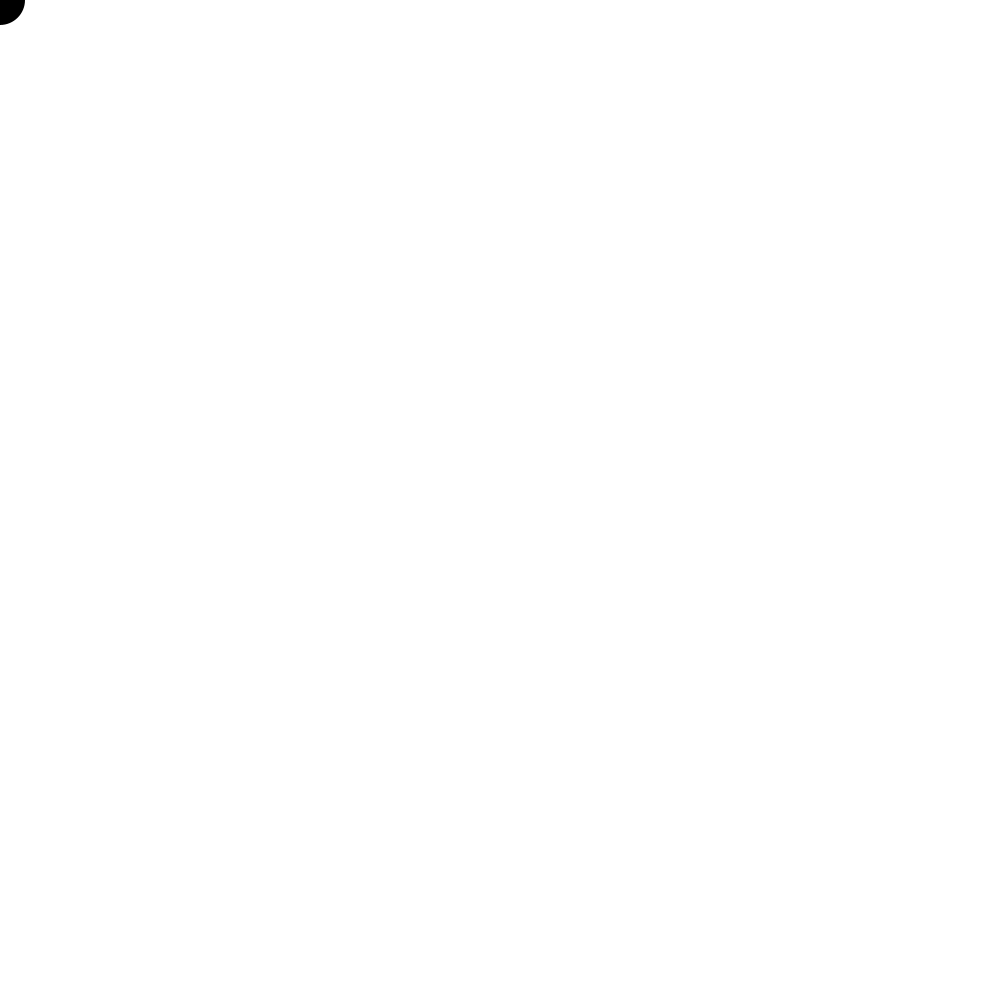
Frame 1 (no input)
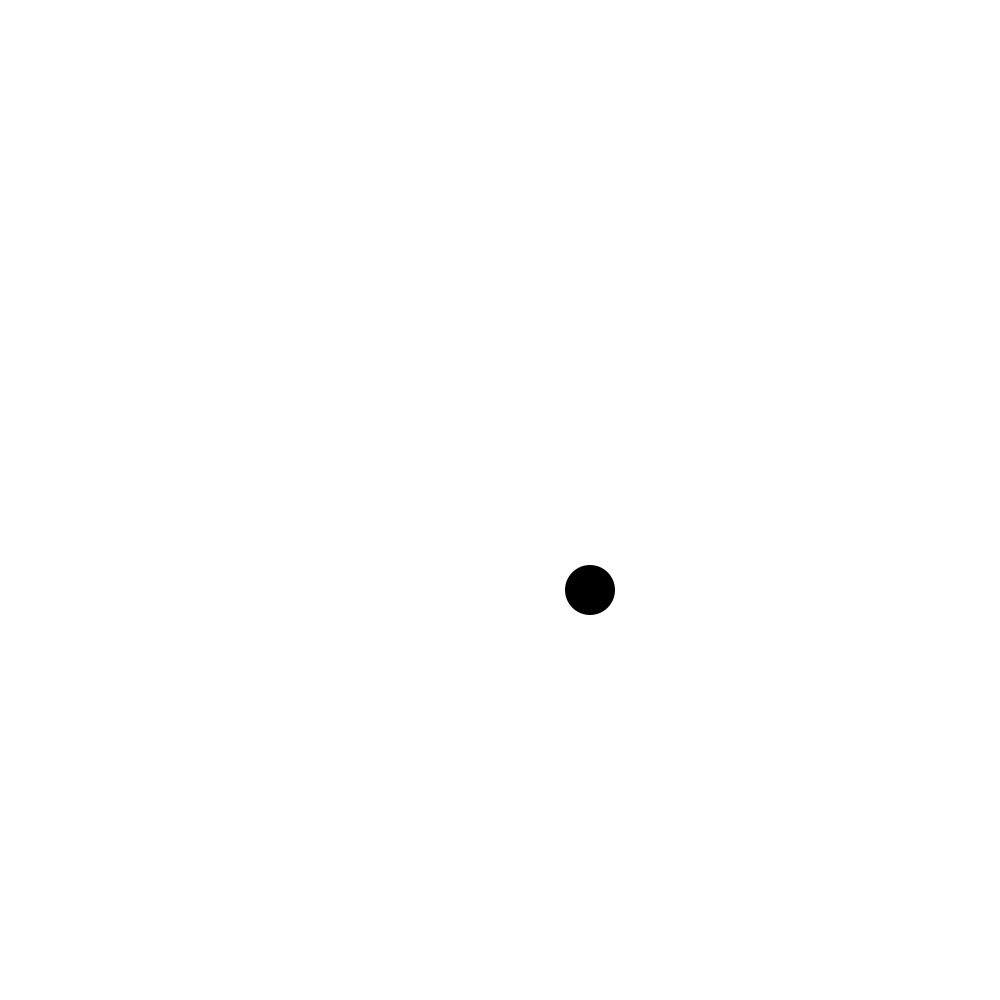
Frame 60 (the mouse pressed at the canvas centre just before this capture)
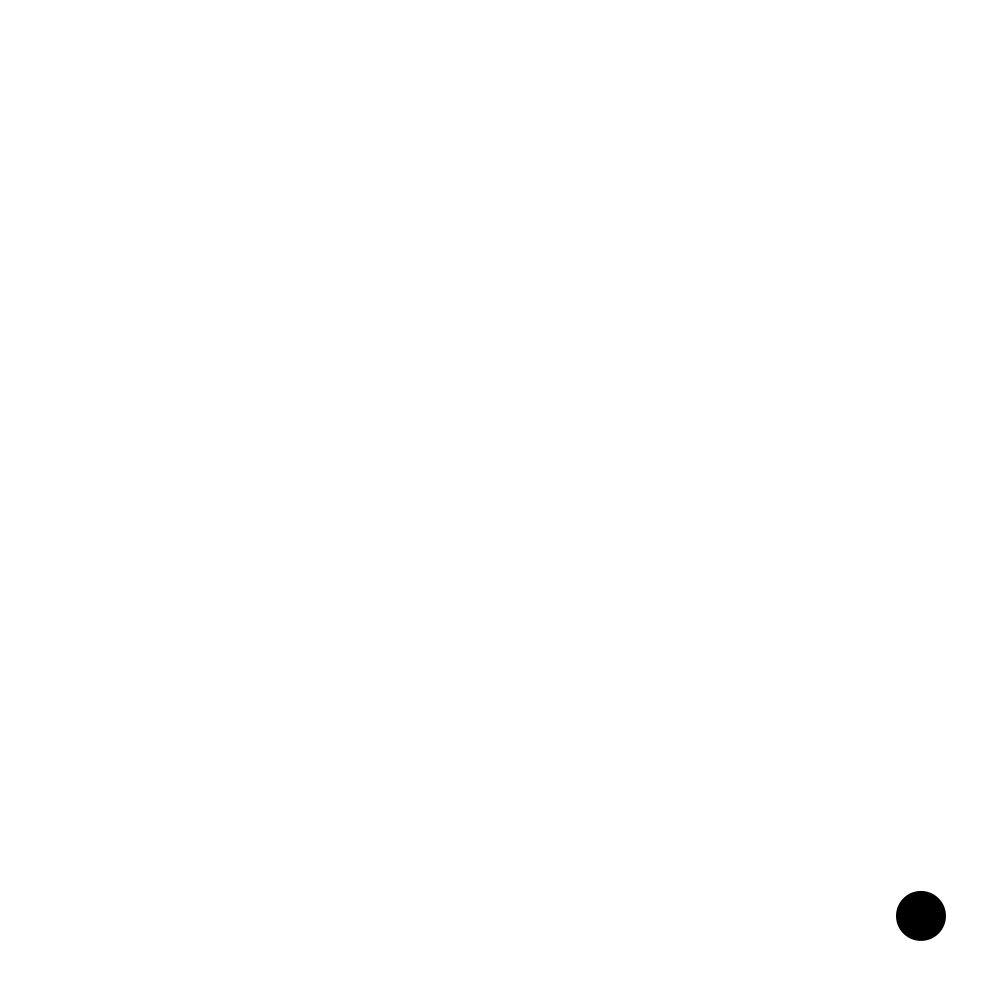
Frame 120 (the mouse held since frame 60 and released just before this capture)

The Processing sketch that drew these frames (run headless with seeded random() and noise(); from frame 60 on, the mouse is pressed at the canvas centre):

// Processing sketch: BouncingBall
// ── BouncingBall.pde
float xPos = 0;
float xSpeed = 10;
float yPos = 0;
float ySpeed = 10;

void setup() {
  
  size(1000,1000);
  noStroke();
}

void draw() {
  background(255);
  //Draw a ball at the x Position
  fill(0);
  ellipse(xPos,yPos,50,50);
  
 
  //Move the ball
  xPos = xPos + xSpeed;
  yPos = yPos + ySpeed;
  
  
  //if it hits the right side of the screen
  //OR it hits the left side of the screen
  if (xPos > width || xPos < 0) {
  xSpeed = xSpeed * -1; //Reverse
  xSpeed = random(-10,10);
  }  
  
  if (yPos > height || yPos <0) {
    ySpeed = ySpeed * -1;
    ySpeed = random(-10,10);
}
}
